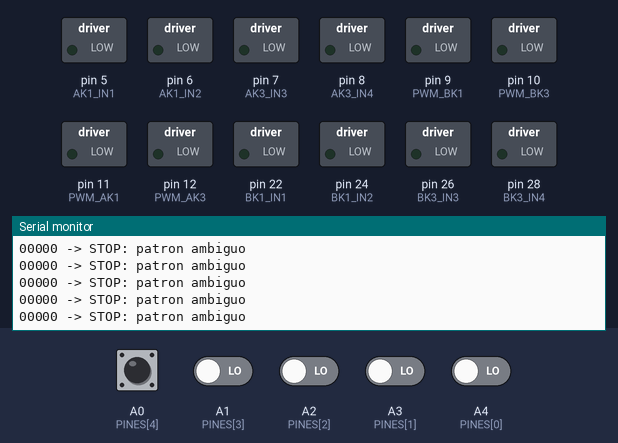
Bench run of a sketch on a simulated Arduino Mega 2560, built with avr-gcc and run on an emulated ATmega2560. Shown: switched loads named in the sketch (green lamp = pin HIGH), the last lines printed to the serial monitor. Inputs (shaded band) come from the test bench; at power-on: A0 (PINES[4]), A1 (PINES[3]), A2 (PINES[2]), A3 (PINES[1]), A4 (PINES[0]) LOW.

Above: at 4.2 s.
4.3 s: A0 (PINES[4]) driven HIGH
At 4.33 s:
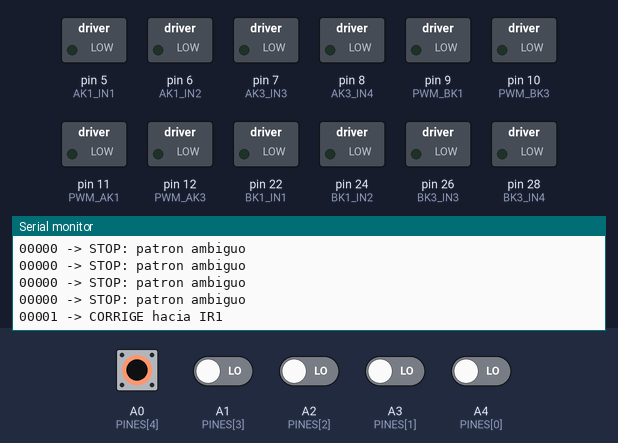
6.2 s: A3 (PINES[1]) driven HIGH
At 6.26 s:
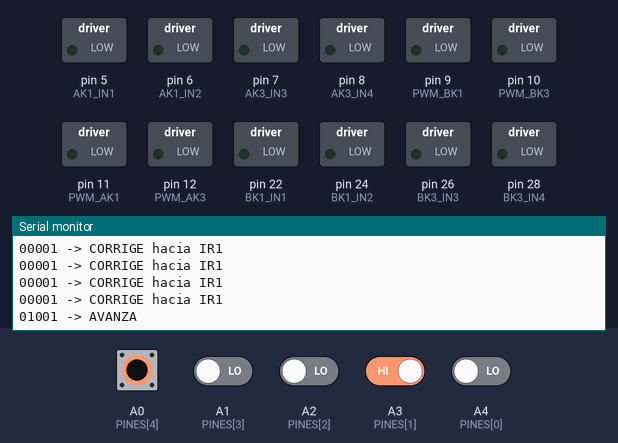
8.1 s: A0 (PINES[4]) driven LOW and A3 (PINES[1]) driven LOW
At 8.13 s:
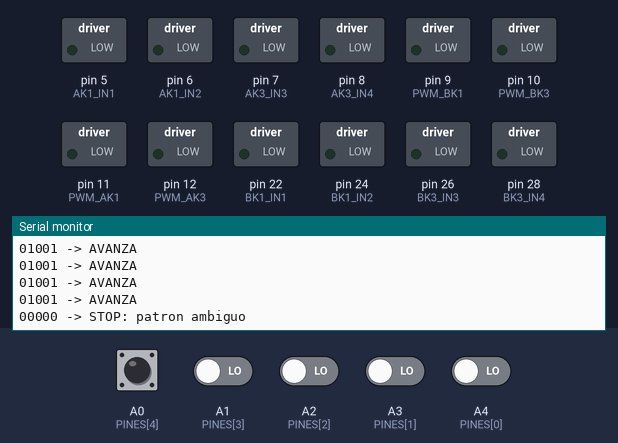
11.1 s: A1 (PINES[3]) driven HIGH
At 11.12 s:
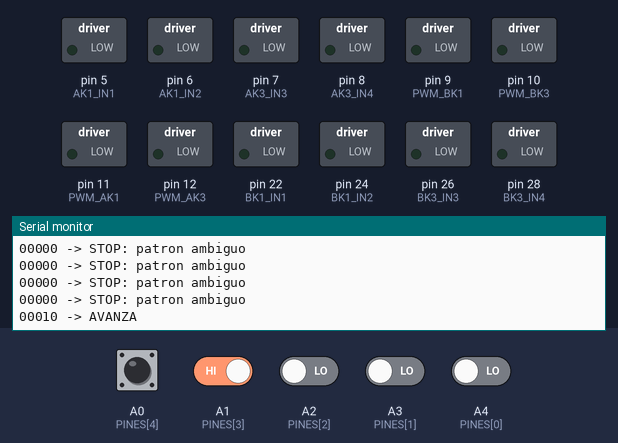
14.1 s: A0 (PINES[4]) driven HIGH
At 14.16 s:
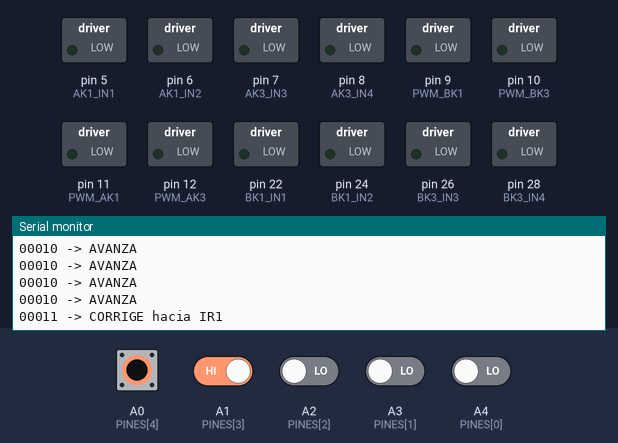
17.1 s: A0 (PINES[4]) pulsed LOW 2 times (0.12 s each, 0.3 s apart)
At 17.15 s:
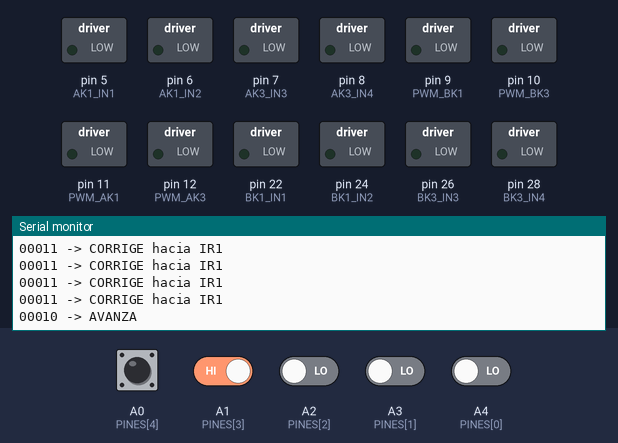

Measured:
- after the input at 4.3 s, the serial monitor: prints a new line at once (image 1)
- after the input at 6.2 s, the serial monitor: prints a new line at once (image 2)
- after the input at 8.1 s, the serial monitor: prints a new line at once (image 3)
- after the input at 11.1 s, the serial monitor: prints a new line at once (image 4)
- after the input at 14.1 s, the serial monitor: prints a new line at once (image 5)
- after the input at 17.1 s, the serial monitor: prints a new line at once (image 6)

The sketch:

38-hito-seguir-una-linea.ino
```cpp
// Curso PX-32 - Leccion 38: hito de seguimiento de linea.
// Con MOTOR_ACTIVO en false el programa solo imprime la orden.
// La evidencia de tu cuaderno (Leccion 34) decide hacia donde
// girar cuando la linea corre hacia IR1.

const bool MOTOR_ACTIVO = false;

// Escribe true si IR1 quedo a tu IZQUIERDA mirando a PX-32
// desde atras (Leccion 34, paso 12). Si quedo a la derecha,
// cambia a false.
const bool IR1_DEL_LADO_IZQUIERDO = true;

const byte POTENCIA_AVANCE = 65;
const byte POTENCIA_GIRO = 55;
const float TOLERANCIA = 0.4;

// Orden de los motores: frontal derecho, frontal izquierdo,
// trasero derecho, trasero izquierdo (Leccion 20).
const byte PWM_BK1 = 9;   // Frontal derecho
const byte BK1_IN1 = 22;
const byte BK1_IN2 = 24;
const byte PWM_BK3 = 10;  // Frontal izquierdo
const byte BK3_IN3 = 26;
const byte BK3_IN4 = 28;
const byte PWM_AK1 = 11;  // Trasero derecho
const byte AK1_IN1 = 5;
const byte AK1_IN2 = 6;
const byte PWM_AK3 = 12;  // Trasero izquierdo
const byte AK3_IN3 = 7;
const byte AK3_IN4 = 8;

const int PINES[5] = { A4, A3, A2, A1, A0 };

// Ley de tu cuaderno (Leccion 34): que imprime un canal sobre negro.
const int LECTURA_SOBRE_NEGRO = LOW;

int cuantosVenLinea;

void controlarMotor(
  byte pinPwm,
  byte pin1,
  byte pin2,
  int sentido,
  byte potenciaPwm
) {
  if (sentido > 0) {
    digitalWrite(pin1, HIGH);
    digitalWrite(pin2, LOW);
    analogWrite(pinPwm, potenciaPwm);
  } else if (sentido < 0) {
    digitalWrite(pin1, LOW);
    digitalWrite(pin2, HIGH);
    analogWrite(pinPwm, potenciaPwm);
  } else {
    analogWrite(pinPwm, 0);
    digitalWrite(pin1, LOW);
    digitalWrite(pin2, LOW);
  }
}

void moverConPotencia(
  int frontalDerecho,
  int frontalIzquierdo,
  int traseroDerecho,
  int traseroIzquierdo,
  byte potenciaPwm
) {
  controlarMotor(PWM_BK1, BK1_IN1, BK1_IN2, frontalDerecho, potenciaPwm);
  controlarMotor(PWM_BK3, BK3_IN3, BK3_IN4, frontalIzquierdo, potenciaPwm);
  controlarMotor(PWM_AK1, AK1_IN1, AK1_IN2, traseroDerecho, potenciaPwm);
  controlarMotor(PWM_AK3, AK3_IN3, AK3_IN4, traseroIzquierdo, potenciaPwm);
}

void detenerTodos() {
  moverConPotencia(0, 0, 0, 0, 0);
}

void prepararMotores() {
  pinMode(PWM_BK1, OUTPUT);
  pinMode(PWM_BK3, OUTPUT);
  pinMode(PWM_AK1, OUTPUT);
  pinMode(PWM_AK3, OUTPUT);
  pinMode(BK1_IN1, OUTPUT);
  pinMode(BK1_IN2, OUTPUT);
  pinMode(BK3_IN3, OUTPUT);
  pinMode(BK3_IN4, OUTPUT);
  pinMode(AK1_IN1, OUTPUT);
  pinMode(AK1_IN2, OUTPUT);
  pinMode(AK3_IN3, OUTPUT);
  pinMode(AK3_IN4, OUTPUT);
  detenerTodos();
}

void avanzar() {
  moverConPotencia(+1, +1, +1, +1, POTENCIA_AVANCE);
}

void girarHaciaLaIzquierda() {
  moverConPotencia(+1, -1, +1, -1, POTENCIA_GIRO);
}

void girarHaciaLaDerecha() {
  moverConPotencia(-1, +1, -1, +1, POTENCIA_GIRO);
}

void girarHaciaElLadoDeIR1() {
  if (IR1_DEL_LADO_IZQUIERDO) {
    girarHaciaLaIzquierda();
  } else {
    girarHaciaLaDerecha();
  }
}

void girarHaciaElLadoDeIR5() {
  if (IR1_DEL_LADO_IZQUIERDO) {
    girarHaciaLaDerecha();
  } else {
    girarHaciaLaIzquierda();
  }
}

void imprimirPatron() {
  for (int i = 0; i < 5; i++) {
    Serial.print(digitalRead(PINES[i]));
  }
}

float estimarPosicion() {
  int sumaDePesos = 0;
  cuantosVenLinea = 0;

  for (int i = 0; i < 5; i++) {
    if (digitalRead(PINES[i]) == LECTURA_SOBRE_NEGRO) {
      sumaDePesos = sumaDePesos + (i - 2);
      cuantosVenLinea = cuantosVenLinea + 1;
    }
  }

  if (cuantosVenLinea == 0) {
    return 0;
  }

  return float(sumaDePesos) / cuantosVenLinea;
}

void elegirOrdenYEjecutar(float posicion) {
  if (cuantosVenLinea == 0) {
    Serial.println(" -> STOP: linea perdida");
    detenerTodos();
  } else if (cuantosVenLinea == 5) {
    Serial.println(" -> STOP: patron ambiguo");
    detenerTodos();
  } else if (posicion < -TOLERANCIA) {
    Serial.println(" -> CORRIGE hacia IR1");
    if (MOTOR_ACTIVO) {
      girarHaciaElLadoDeIR1();
    } else {
      detenerTodos();
    }
  } else if (posicion > TOLERANCIA) {
    Serial.println(" -> CORRIGE hacia IR5");
    if (MOTOR_ACTIVO) {
      girarHaciaElLadoDeIR5();
    } else {
      detenerTodos();
    }
  } else {
    Serial.println(" -> AVANZA");
    if (MOTOR_ACTIVO) {
      avanzar();
    } else {
      detenerTodos();
    }
  }
}

void setup() {
  prepararMotores();
  for (int i = 0; i < 5; i++) {
    pinMode(PINES[i], INPUT);
  }
  Serial.begin(9600);

  if (MOTOR_ACTIVO) {
    Serial.println("MODO: SEGUIMIENTO ACTIVO");
  } else {
    Serial.println("MODO: SOLO IMPRIMIR");
  }

  if (IR1_DEL_LADO_IZQUIERDO) {
    Serial.println("IR1 al lado IZQUIERDO (segun tu cuaderno)");
  } else {
    Serial.println("IR1 al lado DERECHO (segun tu cuaderno)");
  }

  // Tres segundos de calma antes de empezar.
  delay(3000);
}

void loop() {
  imprimirPatron();
  float posicion = estimarPosicion();
  elegirOrdenYEjecutar(posicion);
  delay(50);
}
```
